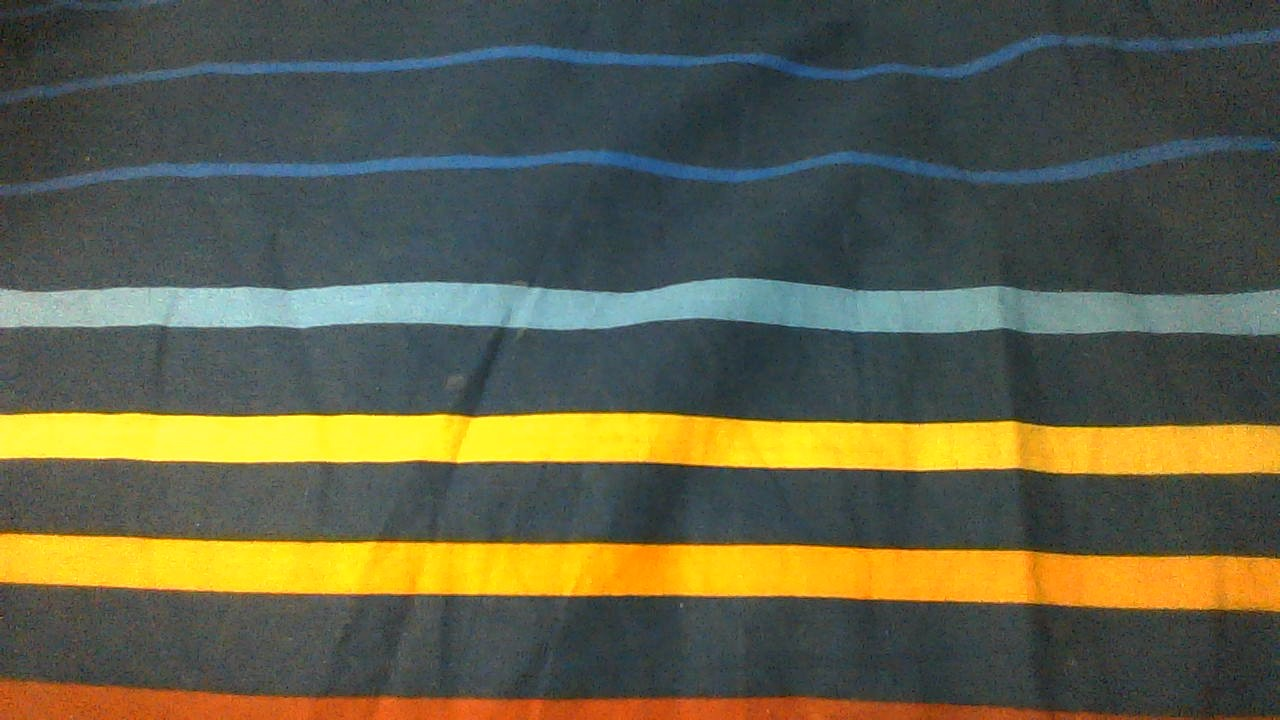
#> input picture pythonProject3/Assets/WIN_20201115_17_51_56_Pro.jpg, 1280 x 720 px
$ python FR.py
#> lines starting #> are read from the running program, lines starting #| are printed output that depends on the picture
import numpy as np
from skimage import io
import matplotlib.pyplot as plt

image = io.imread('Assets/WIN_20201115_17_51_56_Pro.jpg')
#> image is the input picture: shape (720, 1280, 3); mean R, G, B 96.4, 96.6, 72.7
print(image.shape)
#| (720, 1280, 3)
plt.imshow(image)
type(image)
np.ndarray


mask = image < 87.2
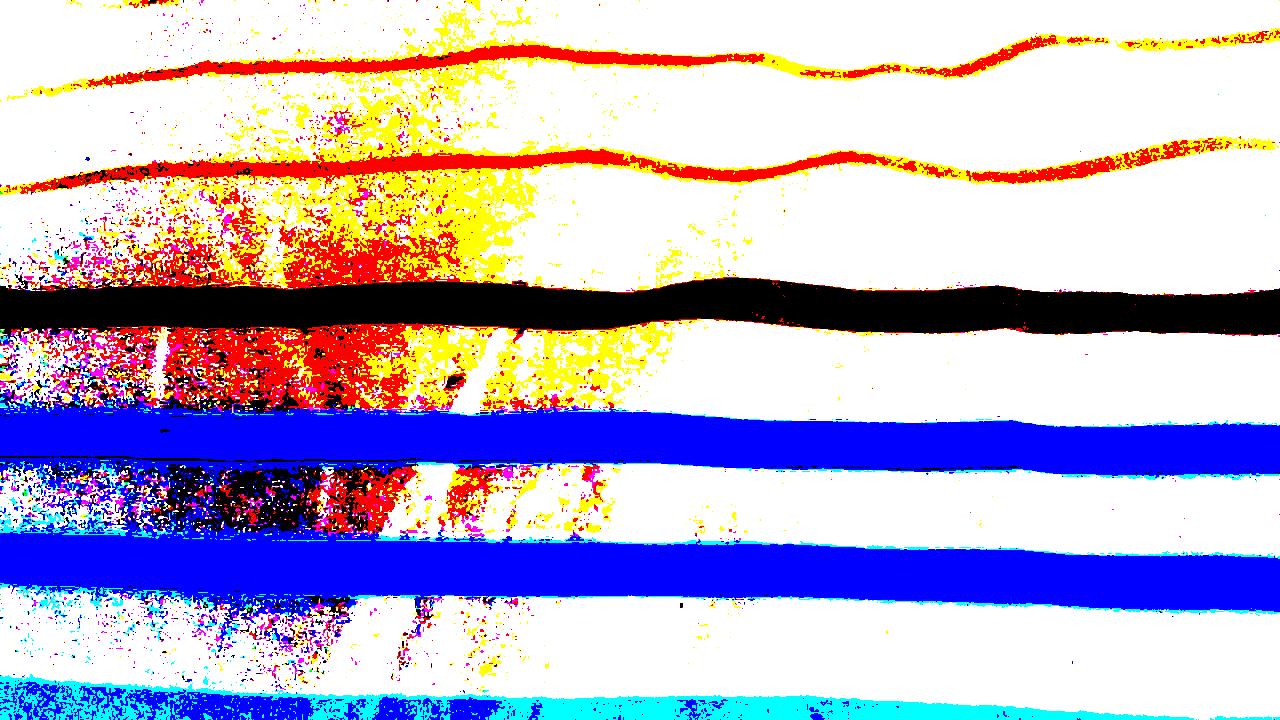
#> mask: shape (720, 1280, 3) bool; mean R, G, B 0.726, 0.684, 0.796
print(image)
#> (printed output is left out)
image[mask] = 255
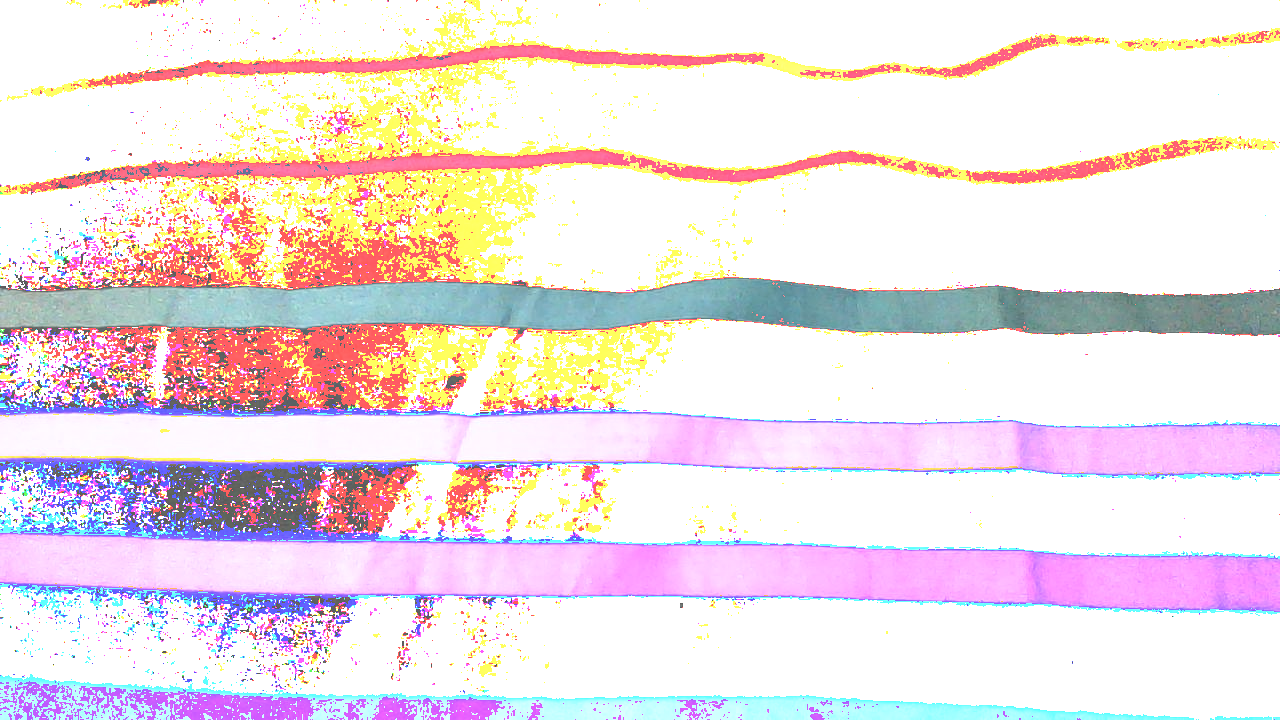
#> image: shape (720, 1280, 3); mean R, G, B 237.6, 223.7, 227.7
plt.imshow(image, cmap = 'gray')
plt.show()
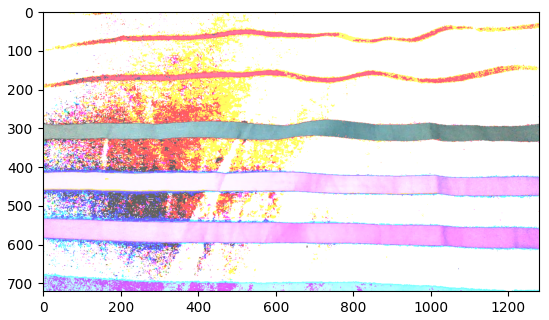
#> figure drawn by matplotlib, 1 panel
print(np.shape(image))
#| (720, 1280, 3)

$ run again, with pythonProject3/Assets/WIN_20201012_20_01_21_Pro.jpg copied over pythonProject3/Assets/WIN_20201115_17_51_56_Pro.jpg
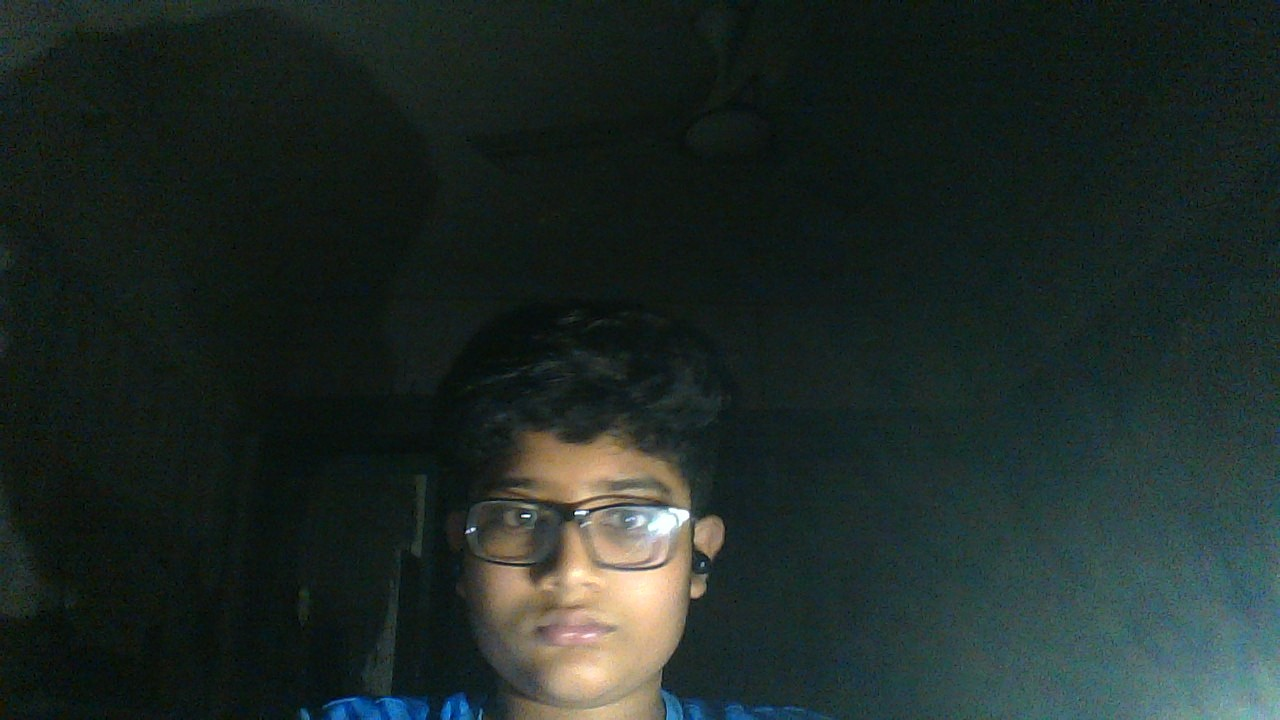
#> input picture pythonProject3/Assets/WIN_20201012_20_01_21_Pro.jpg, 1280 x 720 px
#> image is the input picture: shape (720, 1280, 3); mean R, G, B 31.4, 42.2, 38.7
#| (720, 1280, 3)
#> (printed output is left out)
#> `image[mask] = 255`:
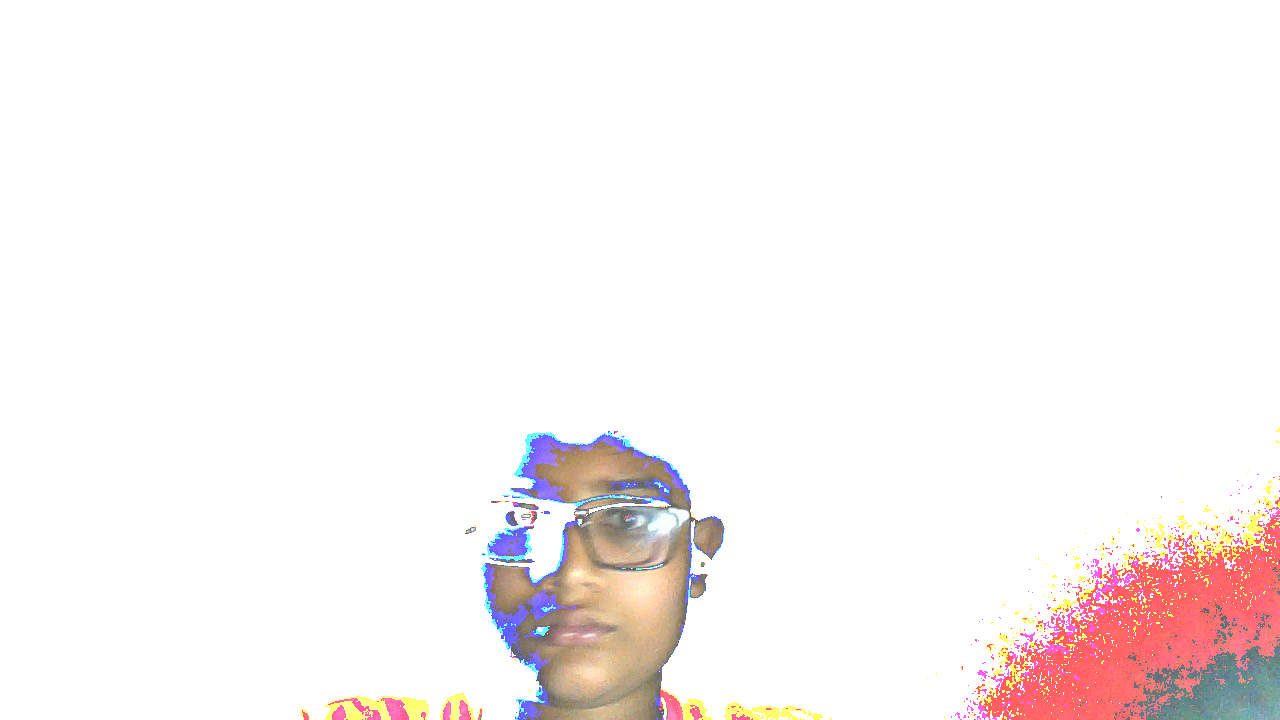
#> image: shape (720, 1280, 3); mean R, G, B 249.6, 243.8, 243.4
#> `plt.show()`:
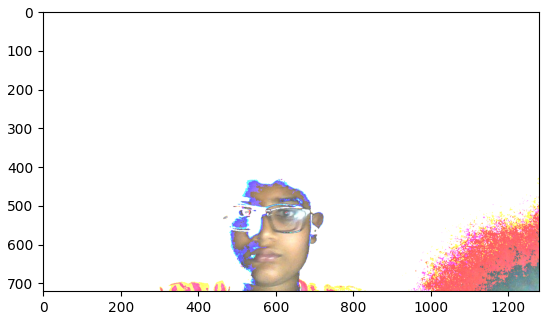
#> figure drawn by matplotlib, 1 panel
#| (720, 1280, 3)

$ run again, with pythonProject3/Assets/WIN_20201104_08_51_24_Pro.jpg copied over pythonProject3/Assets/WIN_20201115_17_51_56_Pro.jpg
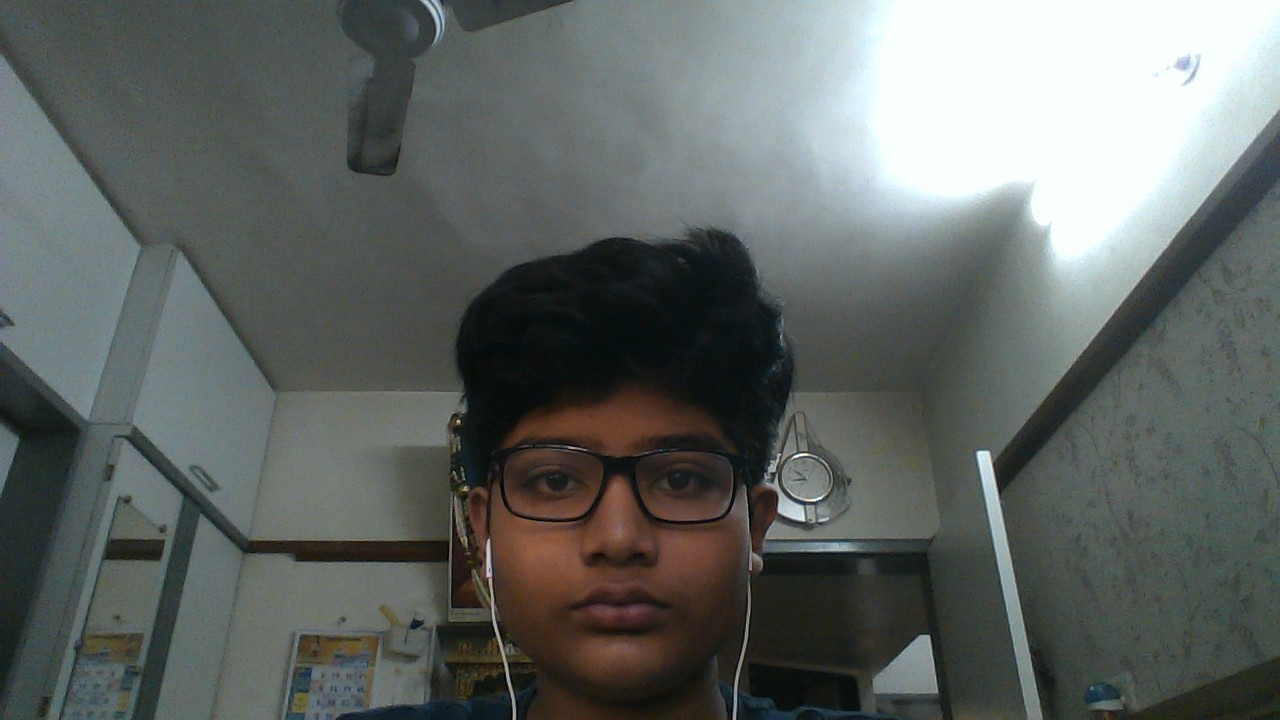
#> input picture pythonProject3/Assets/WIN_20201104_08_51_24_Pro.jpg, 1280 x 720 px
#> image is the input picture: shape (720, 1280, 3); mean R, G, B 97.2, 102.4, 99.9
#| (720, 1280, 3)
#> `mask = image < 87.2`:
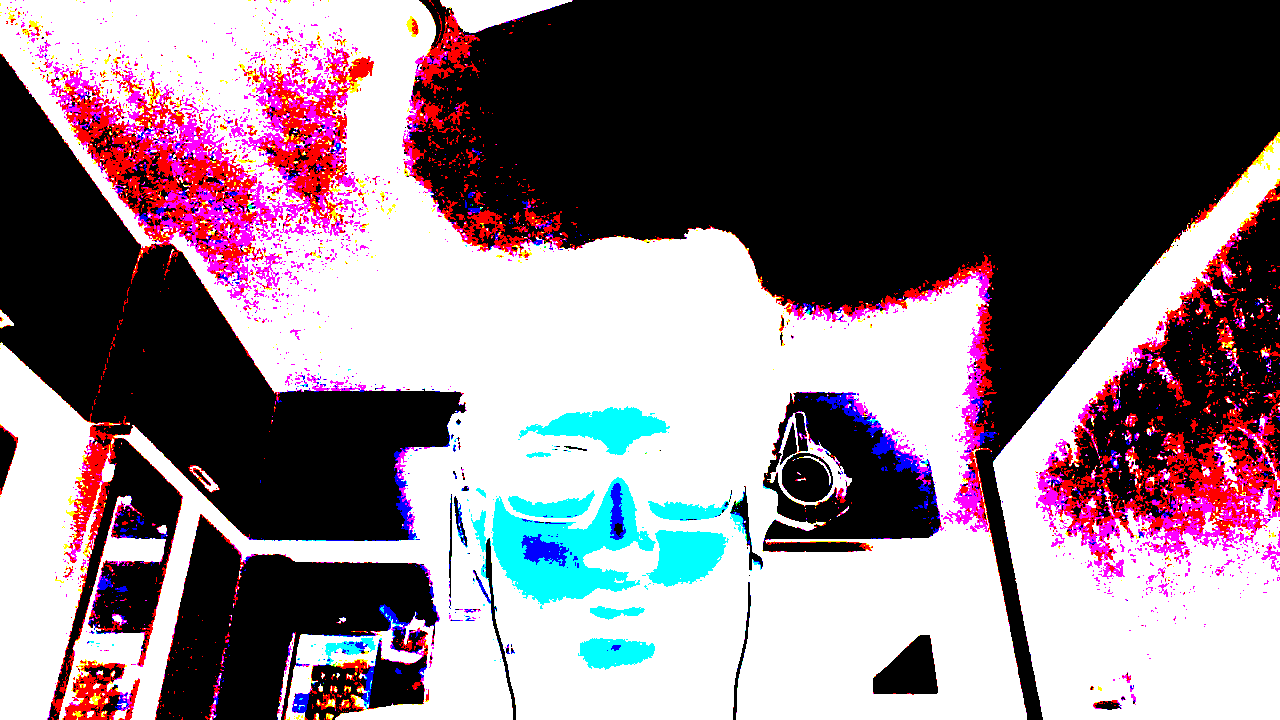
#> mask: shape (720, 1280, 3) bool; mean R, G, B 0.526, 0.468, 0.505
#> (printed output is left out)
#> `plt.show()`:
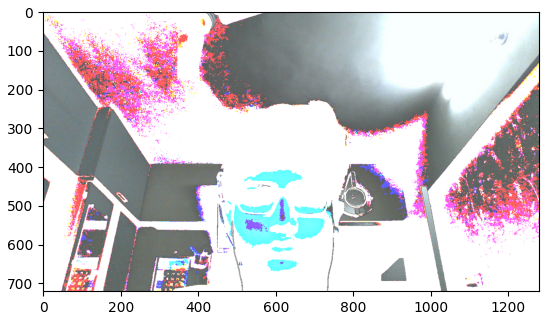
#> figure drawn by matplotlib, 1 panel
#| (720, 1280, 3)

$ run again, with pythonProject3/Assets/WIN_20201115_15_58_06_Pro.jpg copied over pythonProject3/Assets/WIN_20201115_17_51_56_Pro.jpg
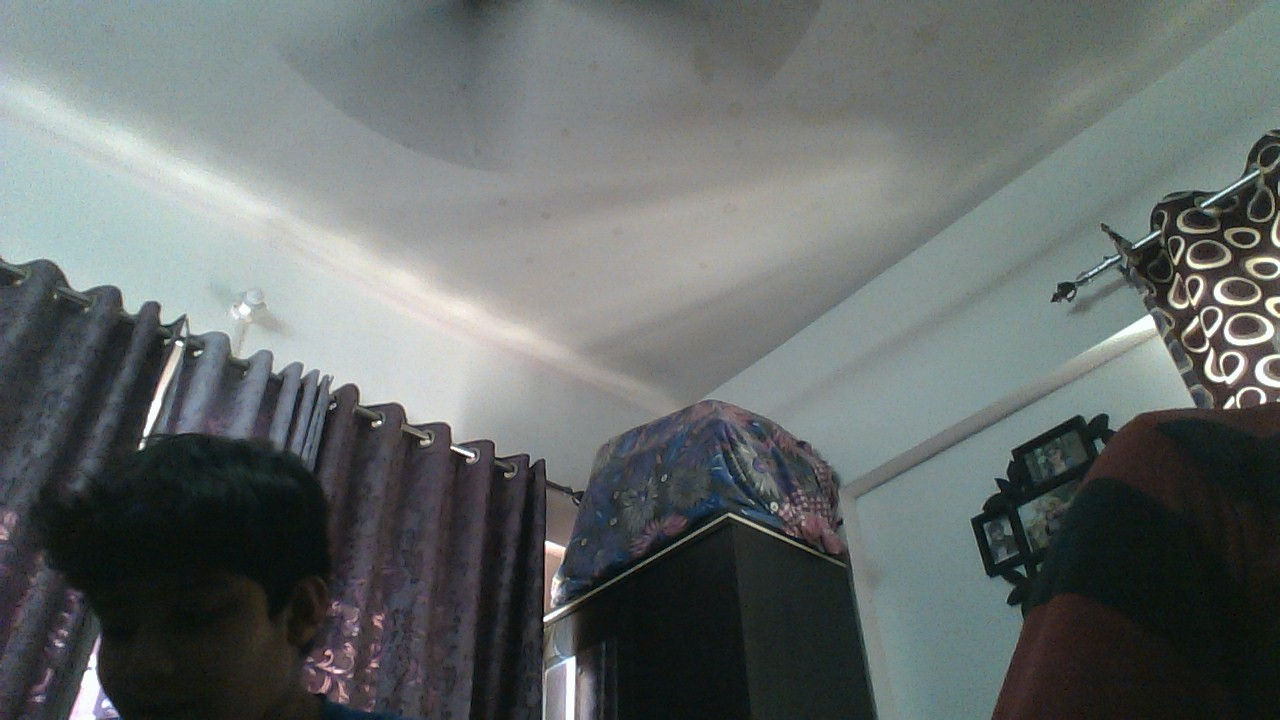
#> input picture pythonProject3/Assets/WIN_20201115_15_58_06_Pro.jpg, 1280 x 720 px
#> image is the input picture: shape (720, 1280, 3); mean R, G, B 101, 106.7, 105.9
#| (720, 1280, 3)
#> `mask = image < 87.2`:
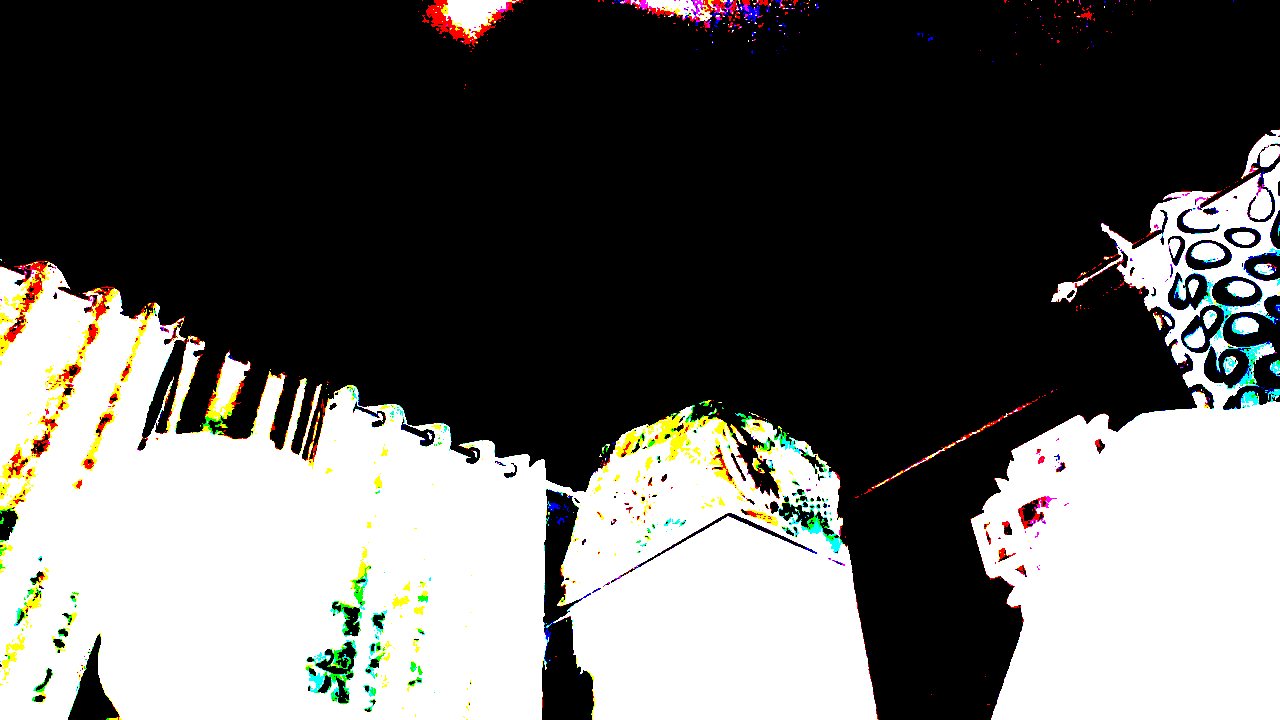
#> mask: shape (720, 1280, 3) bool; mean R, G, B 0.389, 0.387, 0.376
#> (printed output is left out)
#> `plt.show()`:
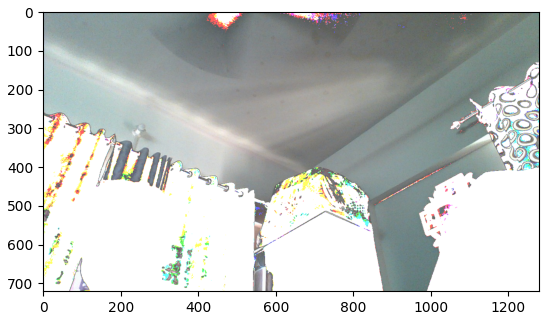
#> figure drawn by matplotlib, 1 panel
#| (720, 1280, 3)
